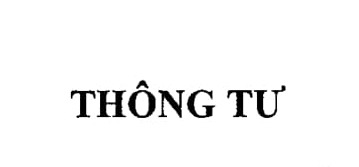
#> input picture temp2.png, 359 x 167 px, found by its file name
$ python main.py
#> lines starting #> are read from the running program, lines starting #| are printed output that depends on the picture; after the words box and inside, x2 and y2 are one past the last pixel; in counts of white or black regions, pixels touching at a corner belong together
#> further down, image is the input picture: shape (167, 359, 3); min 0, max 255, mean 245.7
from remove_lines import remove_line
import cv2
import numpy as np
import pytesseract
from scipy.ndimage import rotate
import re
from PIL import Image
import pandas as pd
import csv
import io
pytesseract.pytesseract.tesseract_cmd = r'C:\Program Files\Tesseract-OCR\tesseract.exe'


def pre_processing(img):
    pytesseract.pytesseract.tesseract_cmd = r'C:\Program Files\Tesseract-OCR\tesseract.exe'

    # image_original = cv2.imread(img_file_path, cv2.IMREAD_COLOR)
    # image_original = cv2.resize(image_original, (1700, 2200))
    image_scaled = cv2.resize(img, None, fx=2.0, fy=2.0,
                              interpolation=cv2.INTER_LINEAR)
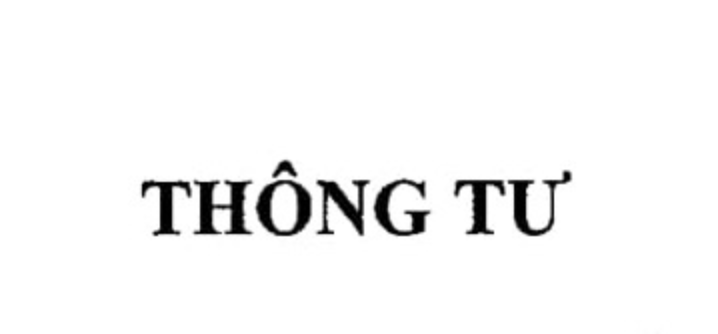
#> image_scaled: shape (334, 718, 3); min 0, max 255, mean 245.7

    # quay anh > 90
    rotate_img = image_scaled
    # [5 lines of commented-out code are left out]
    gray = cv2.cvtColor(rotate_img, cv2.COLOR_BGR2GRAY)
    # threshold the image after Gaussian filtering
    # medBlur = cv2.medianBlur(gray, 3)
    # gauBlur = cv2.GaussianBlur(medBlur, (3,3), 10)
    # return bit
    thresh = cv2.threshold(gray, 90, 255, cv2.THRESH_BINARY + cv2.THRESH_OTSU)[1]
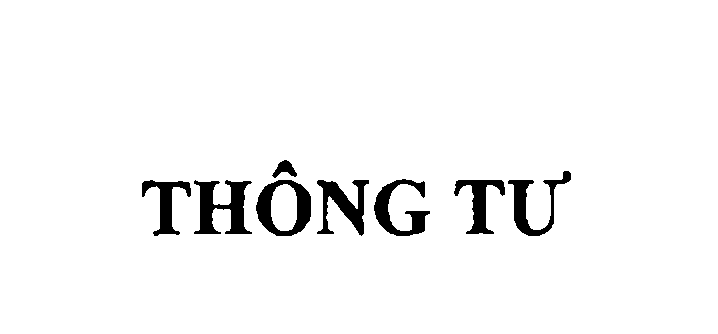
#> thresh: shape (334, 718); 96.2% white; 8 black regions, largest, box (x1, y1, x2, y2) and area: (194, 180, 252, 234) 1635, (256, 180, 311, 236) 1433, (317, 180, 369, 236) 1279

    # kernel = cv2.getStructuringElement(cv2.MORPH_RECT, (3,3))
    # dilate = cv2.dilate(thresh, kernel, iterations=1)
    return thresh


# file_path = r"D:\Desktop\PBE\D2D_2.png"
# file_path = r"D:\Desktop\PBE\Images\m.png"
file_path = r"D:\Desktop\PBE\temp2.png"

image = cv2.imread(file_path)
# [8 lines of commented-out code are left out]

img = pre_processing(image)

#> (the run stopped early here; a loop or call above may not have finished)

$ run again, with Images/m.png copied over temp2.png
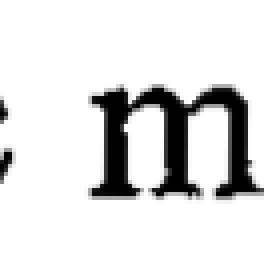
#> input picture Images/m.png, 66 x 66 px, found by its file name (shown 4 times larger)
#> image is the input picture: shape (66, 66, 3); min 0, max 255, mean 221.7
#> in pre_processing, `image_scaled = cv2.resize(img, None, fx=2.0, fy=2.0, interpolation=cv2..`:
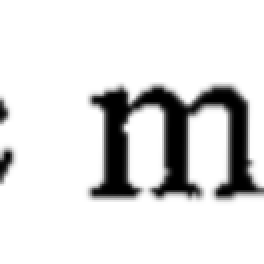
#> image_scaled: shape (132, 132, 3) (shown 2 times larger); min 0, max 255, mean 221.7
#> in pre_processing, `thresh = cv2.threshold(gray, 90, 255, cv2.THRESH_BINARY + cv2.THRESH_O..`:
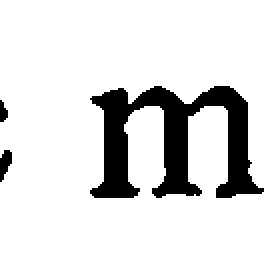
#> thresh: shape (132, 132) (shown 2 times larger); 86.3% white; 3 black regions, box (x1, y1, x2, y2) and area: (45, 43, 132, 99) 2299, (0, 75, 6, 91) 62, (0, 50, 4, 61) 31
